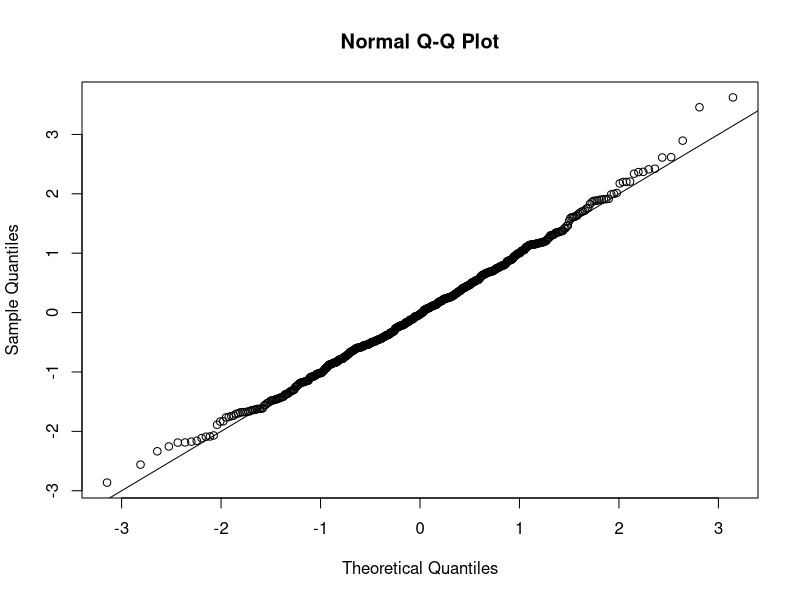
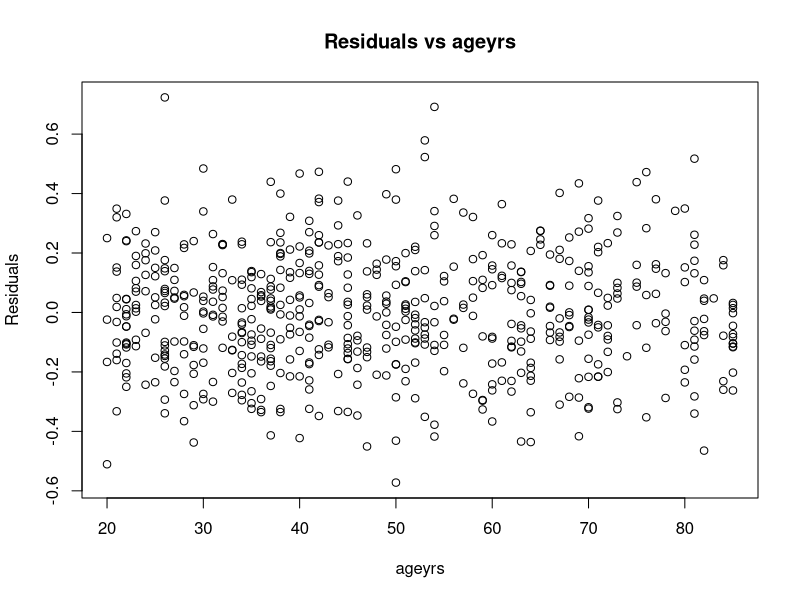
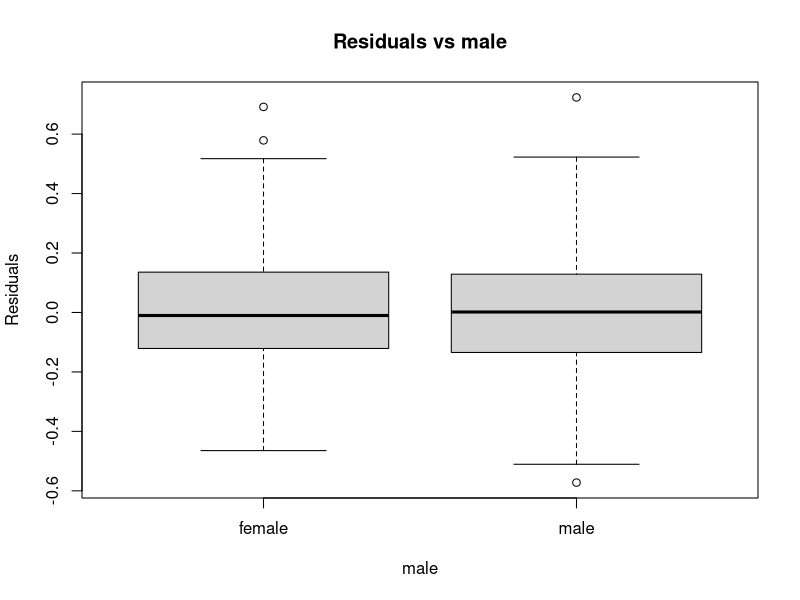
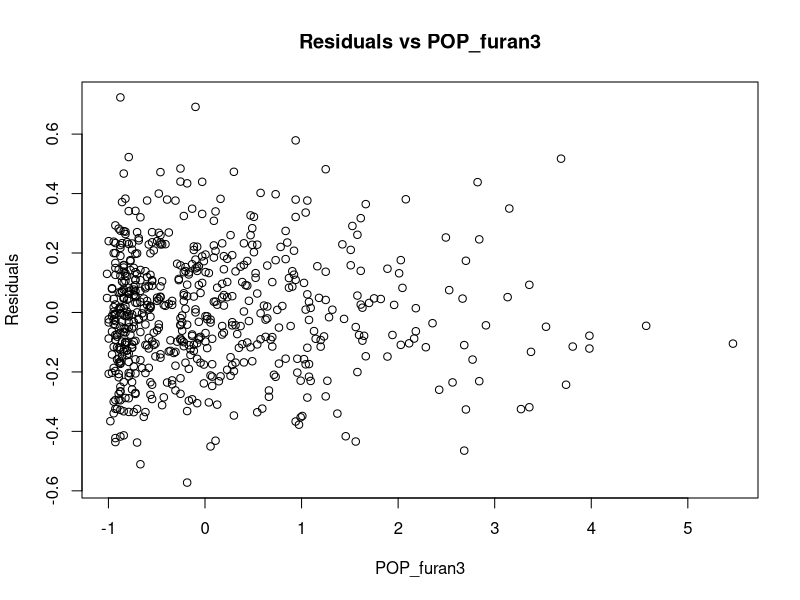
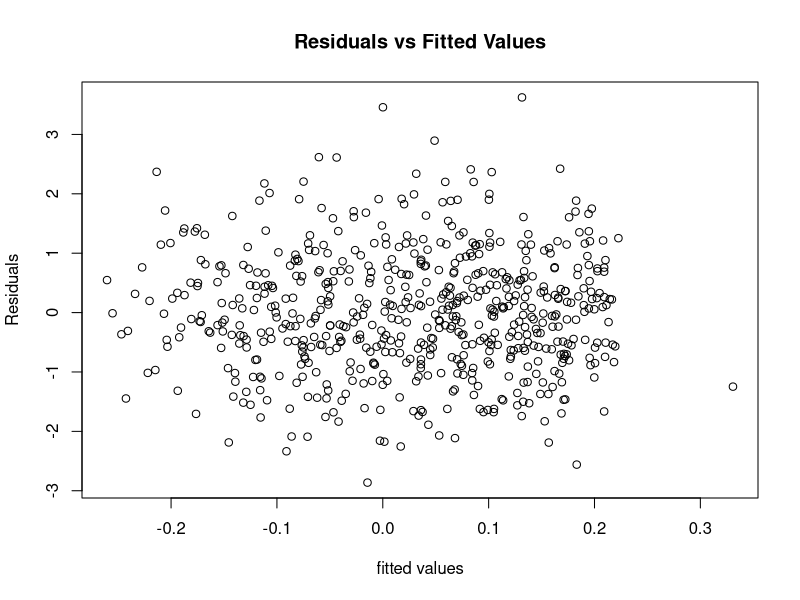
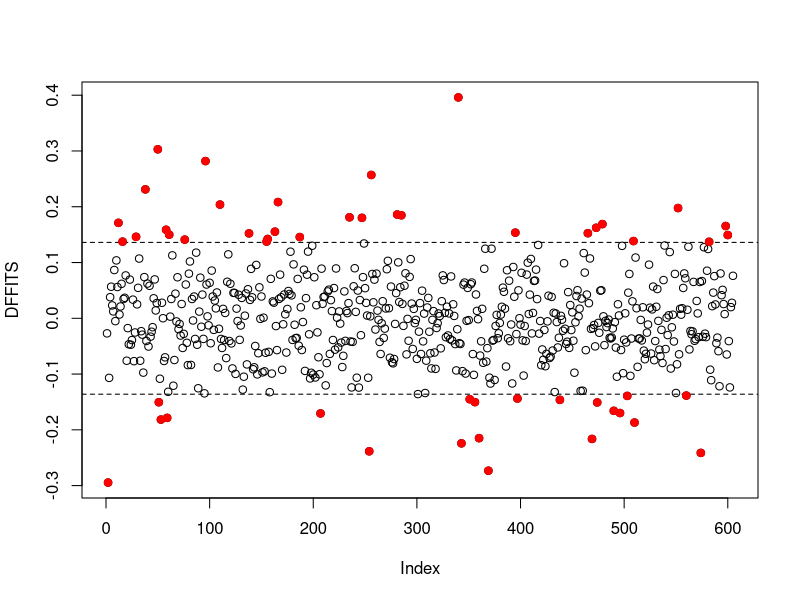
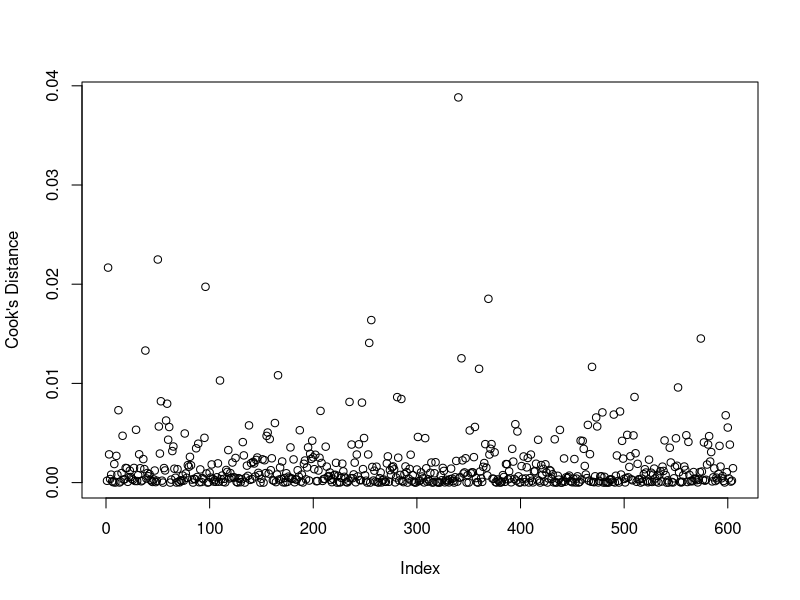

Write R code to recreate these figures, in order. (Note: this script raises an error after producing the figures.)
library(glmnet)
library(corrplot)
pollutants_original <- read.csv("pollutants.csv", header = TRUE)
N <- nrow(pollutants_original)


#==== explorotary data analysis
num_smokenow <- length(which(pollutants_original$smokenow == 1))
num_nosmokenow <- nrow(pollutants_original) - num_smokenow
print(num_smokenow / N)

num_smoked <- length(which(pollutants_original$yrssmoke > 0))
num_nosmoked <- N - num_smoked
print(num_smoked / N)

# drop the first column of indices
pollutants <- pollutants_original[-1]
# drop a white cell pct due to perfect linearity
pollutants <- pollutants[!colnames(pollutants) %in% c('eosinophils_pct')]
# standardize all POP covariates
for (i in 1:11) {
  i_colname <- paste0('POP_PCB', i)
  pollutants[i_colname] <- (pollutants[[i_colname]] - mean(pollutants[[i_colname]])) / sd(pollutants[[i_colname]])
}
for (i in 1:3) {
  i_colname <- paste0('POP_dioxin', i)
  pollutants[i_colname] <- (pollutants[[i_colname]] - mean(pollutants[[i_colname]])) / sd(pollutants[[i_colname]])
}
for (i in 1:4) {
  i_colname <- paste0('POP_furan', i)
  pollutants[i_colname] <- (pollutants[[i_colname]] - mean(pollutants[[i_colname]])) / sd(pollutants[[i_colname]])
}

# deal with categorical covariates
gender_list <- c('female', 'male')
edu_list <- c('before_high_school', 'high_school', 'college', 'college_grad')
eth_list <- c('other', 'mexi_us', 'nonhisp_black', 'nonhisp_white')
smoke_list <- c('no', 'yes')

gender <- gender_list[pollutants$male + 1]
education <- edu_list[pollutants$edu_cat]
race <- eth_list[pollutants$race_cat]
smoke_now <- smoke_list[pollutants$smokenow + 1]

pollutants$male <- factor(gender, levels=gender_list)
pollutants$edu_cat <- factor(education, levels=edu_list)
pollutants$race_cat <- factor(race, levels=eth_list)
pollutants$smokenow <- factor(smoke_now, levels=smoke_list)

# basic data manipulation complete


#==== train test split
set.seed(57)
sampleTrain <- sample(1:N, round(N*0.7,0), replace = FALSE)

dataTrain <- pollutants[sampleTrain,]
dataTest <- pollutants[-sampleTrain,]


#====
# test the methods
Ntrain <- nrow(dataTrain)
kfold <- 11
dataTrain_original <- dataTrain
dataTrain_original$index <- rep(1:kfold, each=Ntrain/kfold)

# forward selection using AIC and store them in a matrix
selection_mat <- matrix(0, nrow=length(colnames(dataTrain)) + 6, ncol=kfold)  # +6 to rownum bc of categorical covariates
pval_mat <- matrix(0, nrow=length(colnames(dataTrain)) + 6, ncol=kfold)
mat_rownames <- c(colnames(dataTrain), c("edu_cathigh_school", "edu_catcollege", "edu_catcollege_grad", 
                                          "race_catmaxi_us", "race_catnonhisp_black", "race_catnonhisp_white"))
row.names(selection_mat) <- mat_rownames
row.names(pval_mat) <- mat_rownames
for (i in 1:kfold) {
  print(paste0("i = ", i))
  train.ind <- which(dataTrain_original$index != i)
  
  M0 <- lm(length ~ 1, data=dataTrain[train.ind, ])
  Mstart <- M0
  Mfull <- lm(length ~ ., data=dataTrain[train.ind, ])
  i_MfwdAIC <- step(object = M0, scope = list(lower = M0, upper = Mfull), 
                     trace = FALSE, direction = "forward", k = 2)
  i_coef_df <- data.frame(summary(i_MfwdAIC)$coefficients)
  selection_mat[mat_rownames %in% row.names(i_coef_df), i] <- 1
  for (j in 2:dim(i_coef_df)[1]) {
    pval_mat[row.names(i_coef_df)[j] == mat_rownames, i] <- i_coef_df[j, "Pr...t.."]
  }
  print(row.names(summary(i_MfwdAIC)$coefficients))
  i_newdata <- dataTrain[-train.ind, ]
  i_y <- dataTrain$length[-train.ind]
}
write.csv(data.frame(pval_mat), "fwdAIC_pval.csv")
write.csv(data.frame(selection_mat), "fwdAIC_indicator.csv")


# backward elimination using AIC and store them in a matrix
selection_mat <- matrix(0, nrow=length(colnames(dataTrain)) + 6, ncol=kfold)  # +6 to rownum bc of categorical covariates
pval_mat <- matrix(0, nrow=length(colnames(dataTrain)) + 6, ncol=kfold)
mat_rownames <- c(colnames(dataTrain), c("edu_cathigh_school", "edu_catcollege", "edu_catcollege_grad", 
                                          "race_catmaxi_us", "race_catnonhisp_black", "race_catnonhisp_white"))
row.names(selection_mat) <- mat_rownames
row.names(pval_mat) <- mat_rownames
for (i in 1:kfold) {
  print(paste0("i = ", i))
  train.ind <- which(dataTrain_original$index != i)
  
  M0 <- lm(length ~ 1, data=dataTrain[train.ind, ])
  Mstart <- M0
  Mfull <- lm(length ~ ., data=dataTrain[train.ind, ])
  i_MbckAIC <- step(object = Mfull, scope = list(lower = M0, upper = Mfull), 
                    trace = FALSE, direction = "back", k = 2)
  i_coef_df <- data.frame(summary(i_MbckAIC)$coefficients)
  selection_mat[mat_rownames %in% row.names(i_coef_df), i] <- 1
  for (j in 2:dim(i_coef_df)[1]) {
    pval_mat[row.names(i_coef_df)[j] == mat_rownames, i] <- i_coef_df[j, "Pr...t.."]
  }
  print(row.names(summary(i_MbckAIC)$coefficients))
  i_newdata <- dataTrain[-train.ind, ]
  i_y <- dataTrain$length[-train.ind]
}
write.csv(data.frame(pval_mat), "bckAIC_pval.csv")
write.csv(data.frame(selection_mat), "bckAIC_indicator.csv")


# stepwise selection using AIC and store them in a matrix
selection_mat <- matrix(0, nrow=length(colnames(dataTrain)) + 6, ncol=kfold)  # +6 to rownum bc of categorical covariates
pval_mat <- matrix(0, nrow=length(colnames(dataTrain)) + 6, ncol=kfold)
mat_rownames <- c(colnames(dataTrain), c("edu_cathigh_school", "edu_catcollege", "edu_catcollege_grad", 
                                          "race_catmaxi_us", "race_catnonhisp_black", "race_catnonhisp_white"))
row.names(selection_mat) <- mat_rownames
row.names(pval_mat) <- mat_rownames
for (i in 1:kfold) {
  print(paste0("i = ", i))
  train.ind <- which(dataTrain_original$index != i)
  
  M0 <- lm(length ~ 1, data=dataTrain[train.ind, ])
  Mstart <- M0
  Mfull <- lm(length ~ ., data=dataTrain[train.ind, ])
  i_MstepAIC <- step(object = Mstart, scope = list(lower = M0, upper = Mfull), 
                    trace = FALSE, direction = "both", k = 2)
  i_coef_df <- data.frame(summary(i_MstepAIC)$coefficients)
  selection_mat[mat_rownames %in% row.names(i_coef_df), i] <- 1
  for (j in 2:dim(i_coef_df)[1]) {
    pval_mat[row.names(i_coef_df)[j] == mat_rownames, i] <- i_coef_df[j, "Pr...t.."]
  }
  print(row.names(summary(i_MstepAIC)$coefficients))
  i_newdata <- dataTrain[-train.ind, ]
  i_y <- dataTrain$length[-train.ind]
}
write.csv(data.frame(pval_mat), "stepAIC_pval.csv")
write.csv(data.frame(selection_mat), "stepAIC_indicator.csv")


# stepwise selection using BIC and store them in a matrix
selection_mat <- matrix(0, nrow=length(colnames(dataTrain)) + 6, ncol=kfold)  # +6 to rownum bc of categorical covariates
pval_mat <- matrix(0, nrow=length(colnames(dataTrain)) + 6, ncol=kfold)
mat_rownames <- c(colnames(dataTrain), c("edu_cathigh_school", "edu_catcollege", "edu_catcollege_grad", 
                                          "race_catmaxi_us", "race_catnonhisp_black", "race_catnonhisp_white"))
row.names(selection_mat) <- mat_rownames
row.names(pval_mat) <- mat_rownames
for (i in 1:kfold) {
  print(paste0("i = ", i))
  train.ind <- which(dataTrain_original$index != i)
  
  M0 <- lm(length ~ 1, data=dataTrain[train.ind, ])
  Mstart <- M0
  Mfull <- lm(length ~ ., data=dataTrain[train.ind, ])
  i_MstepBIC <- step(object = Mstart, scope = list(lower = M0, upper = Mfull), 
                     trace = FALSE, direction = "both", k = log(length(train.ind)))
  i_coef_df <- data.frame(summary(i_MstepBIC)$coefficients)
  selection_mat[mat_rownames %in% row.names(i_coef_df), i] <- 1
  for (j in 2:dim(i_coef_df)[1]) {
    pval_mat[row.names(i_coef_df)[j] == mat_rownames, i] <- i_coef_df[j, "Pr...t.."]
  }
  print(row.names(summary(i_MstepBIC)$coefficients))
  i_newdata <- dataTrain[-train.ind, ]
  i_y <- dataTrain$length[-train.ind]
}
write.csv(data.frame(pval_mat), "stepBIC_pval.csv")
write.csv(data.frame(selection_mat), "stepBIC_indicator.csv")


# stepwise selection using BIC and store them in a matrix
selection_mat <- matrix(0, nrow=length(colnames(dataTrain)) + 6, ncol=kfold)  # +6 to rownum bc of categorical covariates
pval_mat <- matrix(0, nrow=length(colnames(dataTrain)) + 6, ncol=kfold)
mat_rownames <- c(colnames(dataTrain), c("edu_cathigh_school", "edu_catcollege", "edu_catcollege_grad", 
                                          "race_catmaxi_us", "race_catnonhisp_black", "race_catnonhisp_white"))
row.names(selection_mat) <- mat_rownames
row.names(pval_mat) <- mat_rownames
for (i in 1:kfold) {
  print(paste0("i = ", i))
  train.ind <- which(dataTrain_original$index != i)
  
  M0 <- lm(length ~ 1, data=dataTrain[train.ind, ])
  Mstart <- M0
  Mfull <- lm(length ~ ., data=dataTrain[train.ind, ])
  i_MbckBIC <- step(object = Mfull, scope = list(lower = M0, upper = Mfull), 
                     trace = FALSE, direction = "backward", k = log(length(train.ind)))
  i_coef_df <- data.frame(summary(i_MbckBIC)$coefficients)
  selection_mat[mat_rownames %in% row.names(i_coef_df), i] <- 1
  for (j in 2:dim(i_coef_df)[1]) {
    pval_mat[row.names(i_coef_df)[j] == mat_rownames, i] <- i_coef_df[j, "Pr...t.."]
  }
  print(row.names(summary(i_MbckBIC)$coefficients))
  i_newdata <- dataTrain[-train.ind, ]
  i_y <- dataTrain$length[-train.ind]
}
write.csv(data.frame(pval_mat), "bckBIC_pval.csv")
write.csv(data.frame(selection_mat), "bckBIC_indicator.csv")


# stepwise selection using BIC and store them in a matrix
selection_mat <- matrix(0, nrow=length(colnames(dataTrain)) + 6, ncol=kfold)  # +6 to rownum bc of categorical covariates
pval_mat <- matrix(0, nrow=length(colnames(dataTrain)) + 6, ncol=kfold)
mat_rownames <- c(colnames(dataTrain), c("edu_cathigh_school", "edu_catcollege", "edu_catcollege_grad", 
                                          "race_catmaxi_us", "race_catnonhisp_black", "race_catnonhisp_white"))
row.names(selection_mat) <- mat_rownames
row.names(pval_mat) <- mat_rownames
for (i in 1:kfold) {
  print(paste0("i = ", i))
  train.ind <- which(dataTrain_original$index != i)
  
  M0 <- lm(length ~ 1, data=dataTrain[train.ind, ])
  Mstart <- M0
  Mfull <- lm(length ~ ., data=dataTrain[train.ind, ])
  i_MfwdBIC <- step(object = M0, scope = list(lower = M0, upper = Mfull), 
                    trace = FALSE, direction = "forward", k = log(length(train.ind)))
  i_coef_df <- data.frame(summary(i_MfwdBIC)$coefficients)
  selection_mat[mat_rownames %in% row.names(i_coef_df), i] <- 1
  for (j in 2:dim(i_coef_df)[1]) {
    pval_mat[row.names(i_coef_df)[j] == mat_rownames, i] <- i_coef_df[j, "Pr...t.."]
  }
  print(row.names(summary(i_MfwdBIC)$coefficients))
  i_newdata <- dataTrain[-train.ind, ]
  i_y <- dataTrain$length[-train.ind]
}
write.csv(data.frame(pval_mat), "fwdBIC_pval.csv")
write.csv(data.frame(selection_mat), "fwdBIC_indicator.csv")




# choosing the model and tweaking it
covariate_set1 <- c('ageyrs', 'POP_furan3', 'male', 'ln_lbxcot', 'edu_cat', 'monocyte_pct', 'BMI', 'race_cat',
                   'neutrophils_pct')
covariate_set11 <- covariate_set1
covariate_set1 <- c('length', covariate_set1)
pollutants_set1 <- dataTrain[colnames(dataTrain) %in% covariate_set1]
model1 <- lm(length ~ ., data=pollutants_set1)

pollutants_set11 <- dataTrain[covariate_set11]
vif_list11 <- c()
for (i in 1:length(covariate_set11)) {
  print(covariate_set11[i])
  i_model <- lm(as.formula(paste0(covariate_set11[i], "~ .")), data=pollutants_set11)
  i_vif <- 1 / (1 - summary(i_model)$r.squared)
  vif_list11 <- c(vif_list11, i_vif)
  print(paste0("VIF=", i_vif))
}


# take out education and race because of their high correlation with ageyrs
# covariate_set2 <- c('ageyrs', 'POP_furan3', 'male', 'ln_lbxcot', 'monocyte_pct', 'BMI', 'neutrophils_pct')
covariate_set2 <- c('ageyrs', 'POP_furan3', 'male')
covariate_set2 <- c('length', covariate_set2)
pollutants_set2 <- dataTrain[colnames(dataTrain) %in% covariate_set2]
# log transforming the response variable
pollutants_set2$length <- log(pollutants_set2$length)
model2 <- lm(length ~ ., data=pollutants_set2)
model2 <- lm(length ~ ., data=pollutants_set2)
summary(model2)

# cross validate model2 and the bare minimum model with ageyrs + furan3
model_min <- lm(length ~ ageyrs + POP_furan3, data=pollutants_set2)
kfold <- 11
model2_mpse <- rep(NA, kfold)
model_min_mpse <- rep(NA, kfold)
pollutants_set21 <- pollutants_set2
pollutants_set21$index <- rep(1:kfold, each=nrow(pollutants_set2)/kfold)
for (i in 1:kfold) {
  print(paste0("i = ", i))
  train.ind <- which(pollutants_set21$index != i)
  
  i_newdata <- dataTrain[-train.ind, ]
  i_y <- dataTrain$length[-train.ind]
  
  i_model_min <- update(model_min, subset=train.ind)
  i_model2 <- update(model2, subset=train.ind)
  
  model_min.res <- pollutants_set2$length[-train.ind] - 
    predict(i_model_min, newdata = pollutants_set2[-train.ind, ])
  model2.res <- pollutants_set2$length[-train.ind] - 
    predict(i_model2, newdata = pollutants_set2[-train.ind, ])
 
  model_min_mpse[i] <- mean(model_min.res^2)
  model2_mpse[i] <- mean(model2.res^2) 
}
print(paste0("minimum model with only age and furan3 avg. MPSE:", mean(model_min_mpse)))
print(paste0("model2 avg. MPSE:", mean(model2_mpse)))


# residual analysis of model2
reslin <- resid(model2) # raw residuals
studlin <- reslin/(sigma(model2)*sqrt(1-hatvalues(model2))) # studentized residuals

# QQ plot
qqnorm(studlin)
abline(0, 1)
# before log transform of response, the qqplot looked like a gamma distribution


# plot of residuals vs covariates
plotted_col <- "ageyrs"
plot(reslin~pollutants_set2[[plotted_col]],
     xlab=plotted_col,
     ylab="Residuals",
     main=paste0("Residuals vs ", plotted_col))
plotted_col <- "male"
plot(reslin~pollutants_set2[[plotted_col]],
     xlab=plotted_col,
     ylab="Residuals",
     main=paste0("Residuals vs ", plotted_col))
plotted_col <- "POP_furan3"
plot(reslin~pollutants_set2[[plotted_col]],
     xlab=plotted_col,
     ylab="Residuals",
     main=paste0("Residuals vs ", plotted_col))

# plot of residuals against fitted values
plot(studlin~fitted(model2),
     xlab="fitted values",
     ylab="Residuals",
     main="Residuals vs Fitted Values")


# outliers analysis
# number of covariates
p <- length(model2$coefficients) - 1
pred <- predict(model2, newdata=pollutants_set2)

# check leverage
h <- hatvalues(model2)
which(h > 2* (p + 1) / N)

# DFFITS
dffits_model2 <- dffits(model2) 
## plot DFFITS
plot(dffits_model2,ylab="DFFITS") 
abline(h=2 * sqrt((p + 1) / N), lty=2)  ## add thresholds
abline(h=-2 * sqrt((p + 1) / N),lty=2)
## highlight influential points
dff_ind <- which(abs(dffits_model2) > 2 * sqrt((p + 1) / N))
points(dffits_model2[dff_ind]~dff_ind, col="red", pch=19) ## add red points
# we exclude text because it makes the chart too cluttered
# text(y=dffits_model2[dff_ind], x=dff_ind, labels=dff_ind, pos=2) ## label high influence points


# Cook's Distance

D <- cooks.distance(model2) # Cook's distance
## influential points
inf_ind <- which(pf(D, p + 1, N - p - 1, lower.tail=TRUE) > 0.5)
## plot cook's Distance
plot(D,ylab="Cook's Distance")
points(D[inf_ind]~inf_ind, col="red", pch=19) ## add red points
text(y=D[inf_ind], x=inf_ind, labels=inf_ind, pos=4) ## label high influence points


# DFBETAS
DFBETAS <- dfbetas(model2) 
dim(DFBETAS)
## beta1 (furan3)
plot(DFBETAS[, 2], type="h", xlab="Obs. Number", ylab=expression(paste("DFBETAS: ",beta[1])))
num_outliers <- length(which(abs(DFBETAS[, 2]) > 2 / sqrt(N)))
show_points <- order(-abs(DFBETAS[, 2]))[1:num_outliers] 
points(x=show_points,y=DFBETAS[show_points,2], pch=19, col="red")
text(x=show_points, y=DFBETAS[show_points,2], labels=show_points,pos=2)

## beta2 (gender)
plot(DFBETAS[,3], type="h",xlab="Obs. Number", ylab=expression(paste("DFBETAS: ",beta[2])))
num_outliers <- length(which(abs(DFBETAS[, 3]) > 2 / sqrt(N)))
show_points <- order(-abs(DFBETAS[, 3]))[1:num_outliers] 
points(x=show_points,y=DFBETAS[show_points,3], pch=19, col="red")
text(x=show_points, y=DFBETAS[show_points, 3], labels=show_points, pos=4)

## beta3 (age)
plot(DFBETAS[, 4], type="h",xlab="Obs. Number", ylab=expression(paste("DFBETAS: ", beta[3])))
num_outliers <- length(which(abs(DFBETAS[, 4]) > 2 / sqrt(N)))
show_points <- order(-abs(DFBETAS[, 4]))[1:num_outliers] 
points(x=show_points,y=DFBETAS[show_points, 4], pch=19, col="red")
text(x=show_points, y=DFBETAS[show_points, 4], labels=show_points, pos=4)

## rule of thumb
which(abs(DFBETAS[, 2]) > 2 / sqrt(N))  # furan3
which(abs(DFBETAS[, 3]) > 2 / sqrt(N))  # gender
which(abs(DFBETAS[, 4]) > 2 / sqrt(N))  # ageyrs









# adhoc checks
model_age_v_edu <- lm(ageyrs ~ edu_cat, data=pollutants_set1)
summary(model_age_v_edu)

model_age_v_race <- lm(ageyrs ~ race_cat, data=pollutants_set1)
summary(model_age_v_race)

model_male_v_race <- lm(ageyrs ~ male, data=pollutants_set1)
summary(model_male_v_race)

model_ageyrs_v_everything <- lm(ageyrs ~ edu_cat + race_cat + male, data=pollutants_set1)
summary(model_ageyrs_v_everything)
print(1 / (1 - summary(model_ageyrs_v_everything)$r.squared))
vif(model_ageyrs_v_everything)

summary(lm(edu_cat ~ ageyrs + race_cat + male, data=pollutants_original))


# one last attempt to make sense of the effect of cotinine
covariate_set3 <- c('ageyrs', 'POP_furan3', 'male', 'ln_lbxcot', 'yrssmoke')
covariate_set3 <- c('length', covariate_set3)
pollutants_set3 <- pollutants
pollutants_set3$yrssmoke <- as.integer(pollutants_set3$yrssmoke > 0)

smoke_list <- c('never_smoked', 'smoked')
smoke_now <- smoke_list[pollutants_set3$yrssmoke + 1]
pollutants_set3$yrssmoke <- factor(smoke_now, levels=smoke_list)
print(dim(pollutants_set3))
###
pollutants_set3 <- pollutants_set3[colnames(pollutants_set3) %in% covariate_set3]

# log transforming the response variable
pollutants_set3$length <- log(pollutants_set3$length)
model3 <- lm(length ~ ageyrs + POP_furan3 + male + ln_lbxcot + yrssmoke + yrssmoke * ln_lbxcot, data=pollutants_set3)
summary(model3)

# cv model3 v model2
kfold <- 12
model3_mpse <- rep(NA, kfold)
pollutants_set31 <- pollutants_set3
pollutants_set31$index <- rep(1:kfold, each=nrow(pollutants_set3)/kfold)
for (i in 1:kfold) {
  print(paste0("i = ", i))
  train.ind <- which(pollutants_set31$index != i)
  
  i_newdata <- pollutants[-train.ind, ]
  i_y <- pollutants$length[-train.ind]
  
  i_model3 <- update(model3, subset=train.ind)
  
  model3.res <- pollutants_set3$length[-train.ind] - 
    predict(i_model3, newdata = pollutants_set3[-train.ind, ])

  model3_mpse[i] <- mean(model3.res^2) 
}
print(paste0("model3 avg. MPSE:", mean(model3_mpse)))
